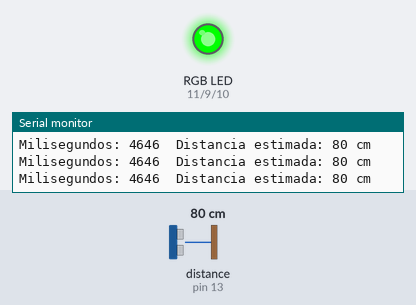
Simulated run of this sketch. Board: Arduino Uno, built with avr-gcc and run on an emulated ATmega328P. Shown: an RGB LED mixed from three pins (HIGH = lit), the last lines printed to the serial monitor. Wiring (inferred from the names in the program): ultrasonic range finder: trigger pin 12; echo pin 13. Dashed ring = blinking. The inputs (shaded band) are chosen by the test bench; at power-on: distance to the obstacle (sensor on pin 13) 80 cm. The echo pulse lasts 58.3 µs per cm; pins used as bus, display or sensor lines are not drawn.

Above: at 1.2 s.
1.3 s: distance to the obstacle (sensor on pin 13) set to 45 cm
4.3 s: distance to the obstacle (sensor on pin 13) set to 39 cm
At 4.44 s:
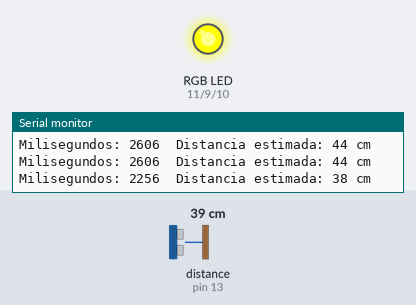
7.3 s: distance to the obstacle (sensor on pin 13) set to 23 cm
10.3 s: distance to the obstacle (sensor on pin 13) set to 19 cm
At 10.41 s:
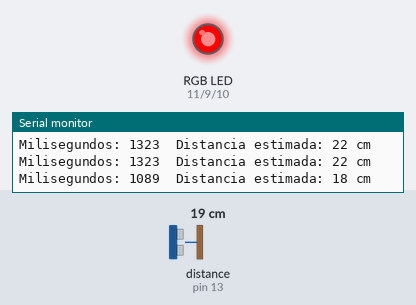
13.3 s: distance to the obstacle (sensor on pin 13) set to 35 cm
At 13.48 s:
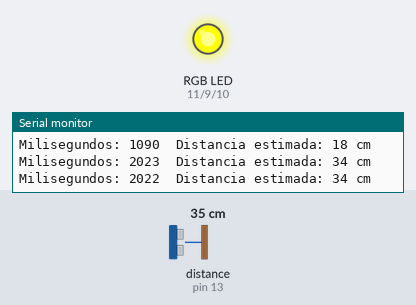
16.3 s: distance to the obstacle (sensor on pin 13) set to 250 cm
At 16.5 s:
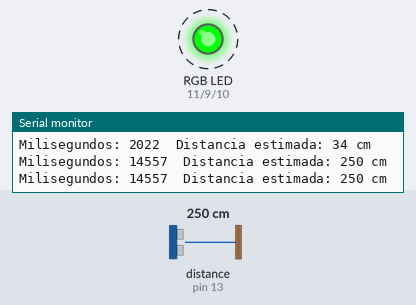
Timing chart, 0 to 20.3 s (numbered marks = the images above; inputs shaded):
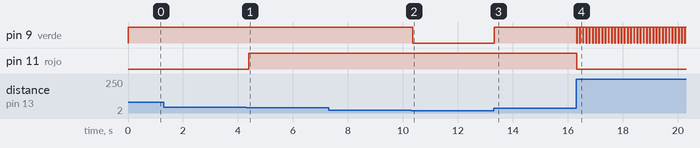

Measured:
- the behaviour switches between 42 and 41 cm on distance to the obstacle (sensor on pin 13) (found by bisection; images 0 and 1)
- the behaviour switches between 22 and 21 cm on distance to the obstacle (sensor on pin 13) (found by bisection; images 1 and 2)
- after the input at 4.3 s, pin 11 (rojo): LOW → HIGH after 0.09 s
- after the input at 10.3 s, pin 9 (verde): HIGH → LOW after 0.06 s
- after the input at 13.3 s, pin 9 (verde): LOW → HIGH at once
- after the input at 16.3 s, pin 9 (verde): alternates HIGH for 0.10 s and LOW for 0.02 s, starting at once; pin 11 (rojo): HIGH → LOW at once

The sketch:

ultrsonidos_rgb.ino
```cpp
int rojo=11;
int azul=10;
int verde=9;

int trig = 12;
int echo = 13;

long distancia;

long tiempo;

void setup(){

  Serial.begin(9600);


  pinMode(trig, OUTPUT);
  pinMode(echo, INPUT);
  pinMode(rojo, OUTPUT);
  pinMode(azul, OUTPUT);
  pinMode(verde, OUTPUT);
}

void loop(){

  setColor(0,0,0);

  digitalWrite(trig,HIGH);
  delayMicroseconds(2);
  digitalWrite(trig, LOW);
  delayMicroseconds(5);
  digitalWrite(trig, LOW);

  tiempo=pulseIn(echo, HIGH);
  distancia = ms2Cms(tiempo);

  if (distancia>40){
    setColor(0,255,0);
  }
  if (distancia<=40&&distancia>20){
    setColor(255,255,0);
  }
  if (distancia<=20){
    setColor(255,0,0);
  }

  Serial.print ("Milisegundos: ");
  Serial.print(tiempo);
  Serial.print("  Distancia estimada: ");
  Serial.print(distancia);
  Serial.println(" cm");

  delay(100);
}

long ms2Cms(long microseconds){
  // La velocidad del sonido a 20º de temperatura es 340 m/s o
  // 29 microsegundos por centrimetro.
  // La señal tiene que ir y volver por lo que la distancia a
  // la que se encuentra el objeto es la mitad de la recorrida.
  return microseconds / 29 /2 ;
}

void setColor(int red, int green, int blue)
{
  analogWrite(rojo, red);
  analogWrite(verde, green);
  analogWrite(azul, blue);
}
```
